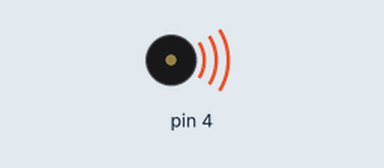
Recording of a sketch running on a simulated Arduino Uno, built with avr-gcc and run on an emulated ATmega328P. On the bench: buzzer (waves = sounding).

Above: at 1.5 s.
Timing chart, 0 to 5.6 s (numbered marks = the images above):
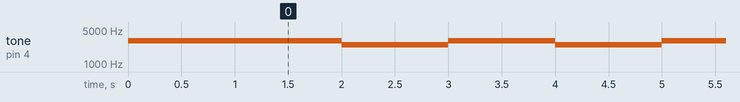

Measured:
- by itself, tone on pin 4: repeats every 2.0 s: 2500 Hz 1.0 s, 3000 Hz 1.0 s

The sketch:

speaker.ino
```cpp
void setup () {
tone (4 , 3000 , 1000);
delay (1000);
}
void loop () {
  tone (4 , 3000 , 1000);
  delay (1000);
  tone (4 , 2500 , 1000);
  delay (1000);
  tone (4 , 2000 , 1000);
}
```
